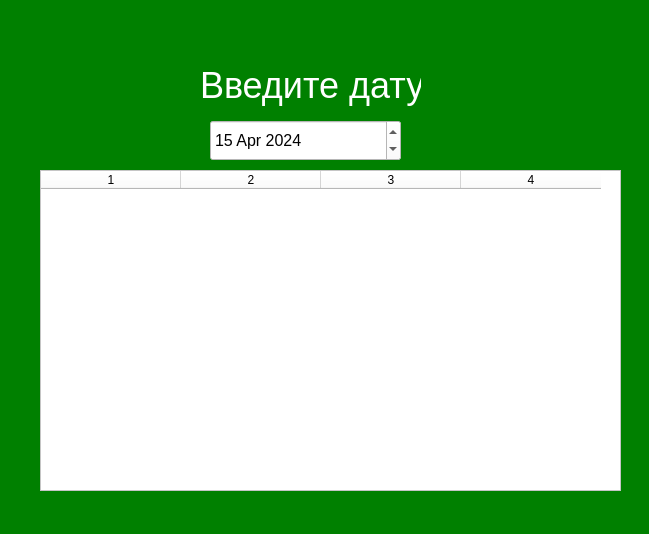
<?xml version="1.0" encoding="UTF-8"?>
<ui version="4.0">
 <class>OrderByDate</class>
 <widget class="QDialog" name="OrderByDate">
  <property name="geometry">
   <rect>
    <x>0</x>
    <y>0</y>
    <width>649</width>
    <height>534</height>
   </rect>
  </property>
  <property name="windowTitle">
   <string>Dialog</string>
  </property>
  <property name="styleSheet">
   <string notr="true">background-color: green;</string>
  </property>
  <widget class="QDateEdit" name="dateEdit">
   <property name="geometry">
    <rect>
     <x>210</x>
     <y>120</y>
     <width>191</width>
     <height>41</height>
    </rect>
   </property>
   <property name="styleSheet">
    <string notr="true">background-color: white;
color: black;
font-size: 16px</string>
   </property>
   <property name="dateTime">
    <datetime>
     <hour>0</hour>
     <minute>0</minute>
     <second>0</second>
     <year>2024</year>
     <month>4</month>
     <day>15</day>
    </datetime>
   </property>
  </widget>
  <widget class="QLabel" name="label">
   <property name="geometry">
    <rect>
     <x>200</x>
     <y>60</y>
     <width>221</width>
     <height>51</height>
    </rect>
   </property>
   <property name="styleSheet">
    <string notr="true">color: white;
font-size: 36px</string>
   </property>
   <property name="text">
    <string>Введите дату</string>
   </property>
  </widget>
  <widget class="QTableWidget" name="tableWidget">
   <property name="geometry">
    <rect>
     <x>40</x>
     <y>170</y>
     <width>581</width>
     <height>321</height>
    </rect>
   </property>
   <property name="styleSheet">
    <string notr="true">background-color: white;</string>
   </property>
   <property name="columnCount">
    <number>4</number>
   </property>
   <attribute name="horizontalHeaderDefaultSectionSize">
    <number>140</number>
   </attribute>
   <column/>
   <column/>
   <column/>
   <column/>
  </widget>
 </widget>
 <resources/>
 <connections/>
</ui>
